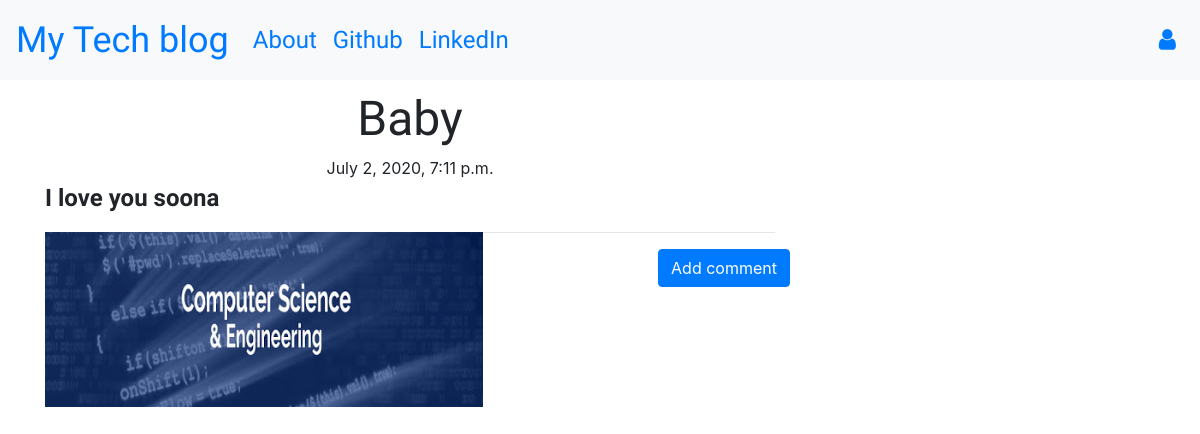
Screenshot of /post/23 with the database file from the repository.
### blog/models.py (models this page shows, shortened)
class Post(models.Model):
    author = models.ForeignKey('auth.User',on_delete=models.CASCADE)
    title = models.CharField(max_length=256)
    text = models.TextField()
    create_date = models.DateTimeField(default=timezone.now)
    published_date = models.DateTimeField(blank=True, null=True)
    hotel_Main_Img = models.ImageField(upload_to='images/',blank=True)

### blog/views.py (the view)
# urls.py: path('post/<int:pk>',views.PostDetailView.as_view(),name='post_detail'),
class PostDetailView(DetailView):
    model = Post

### blog/templates/blog/post_detail.html (shortened to what this page needs)
{% extends 'blog/base.html' %}
{% block content %}
        <h1 class='posttitle loader'>{{ post.title }}</h1>
        {% if post.published_date %}
            <div class="date postdate">
                {{ post.published_date }}
            </div>
        {% else %}
            <a class="btn btn-outline-dark" href="{% url 'post_publish' pk=post.pk %}">Publish</a>
        {% endif %}
        <strong class='postcontent' >{{ post.text|safe|linebreaksbr }}</strong>
        {% if post.hotel_Main_Img %}
        <p class='postcontent'><img src="{{ post.hotel_Main_Img.url }}" class="img-responsive" style="width: 60%; float: left; margin-right: 10px;" /></p>
        {% else %}
        <p>No image found</p>
        {% endif %}
  <a class="btn btn-primary btn-comment" href="{% url 'add_comment_to_post' pk=post.pk %}">Add comment</a>
  <div class="container">
  {% for comment in post.comments.all %}
  <br>
  {% empty %}
      <p>No comments posted.</p>
  {% endfor %}
</div>
{% endblock %}

### blog/static/css/blog.css (style rules this page uses)
.loader { filter:hue-rotate(0deg); color:linear-gradient(45deg,#0f8,#08f); animation:hue 10000ms infinite linear; }
.postdate { text-align: center; }
.posttitle { font-family: 'Faster One',sans-serif; font-size: 3em; text-align: center; }
.postcontent { font-family: 'Montez'; font-size: 1.5em; }
.btn-comment { position: absolute; right: 0px; }

### rows the page displays
Post: title "Baby", published_date "July 2, 2020, 7:11 p.m.", text "I love you soona", hotel_Main_Img (picture)
